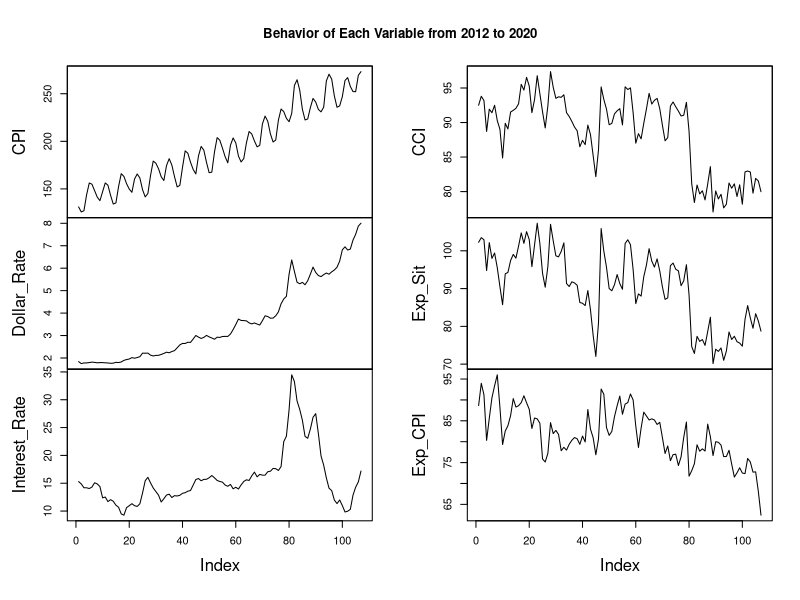
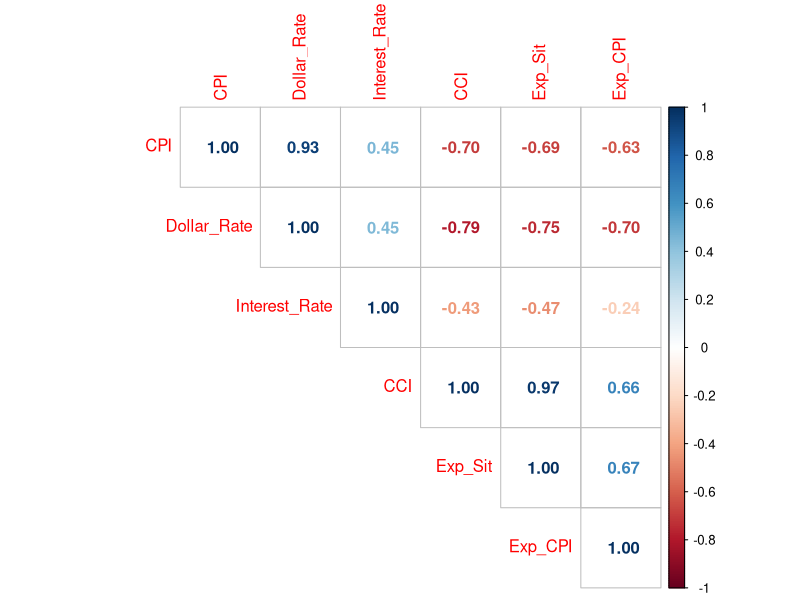
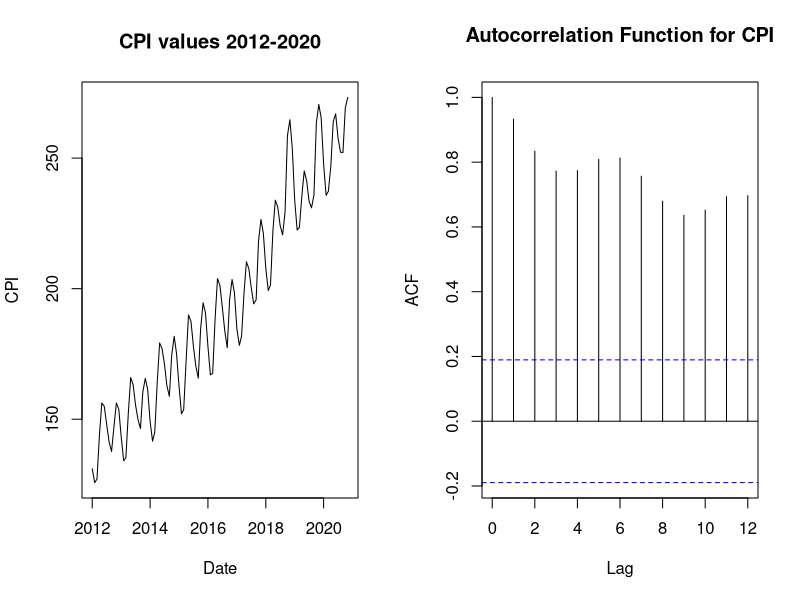
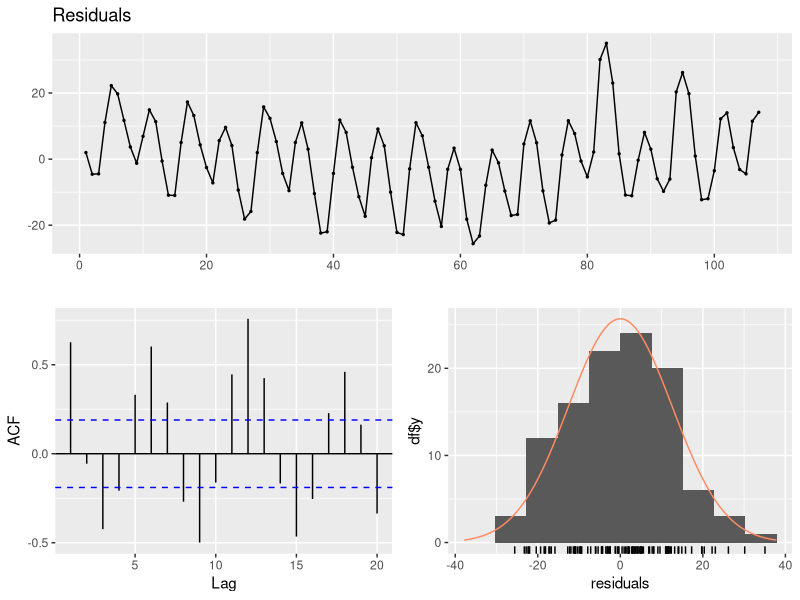
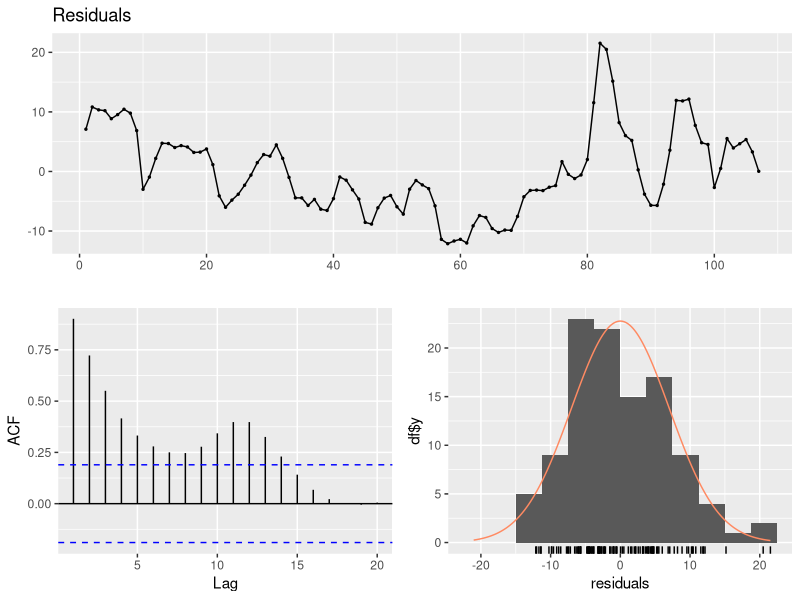
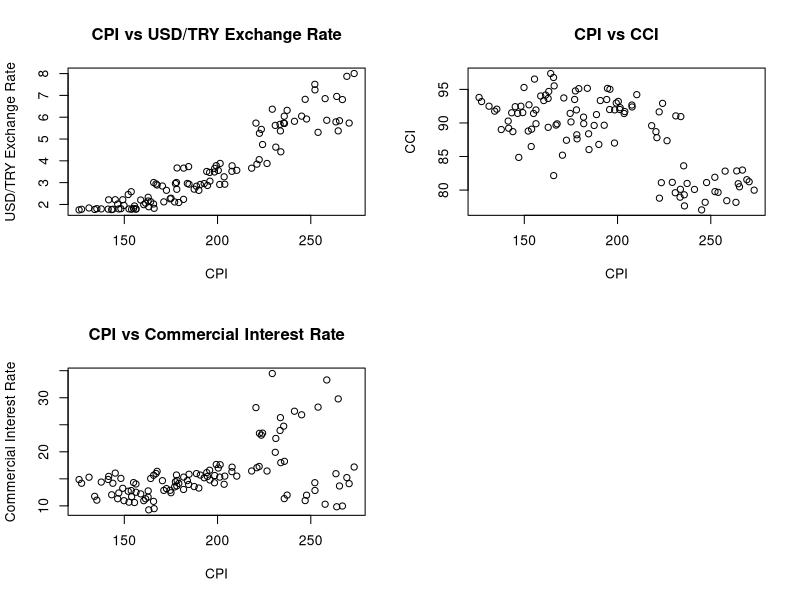
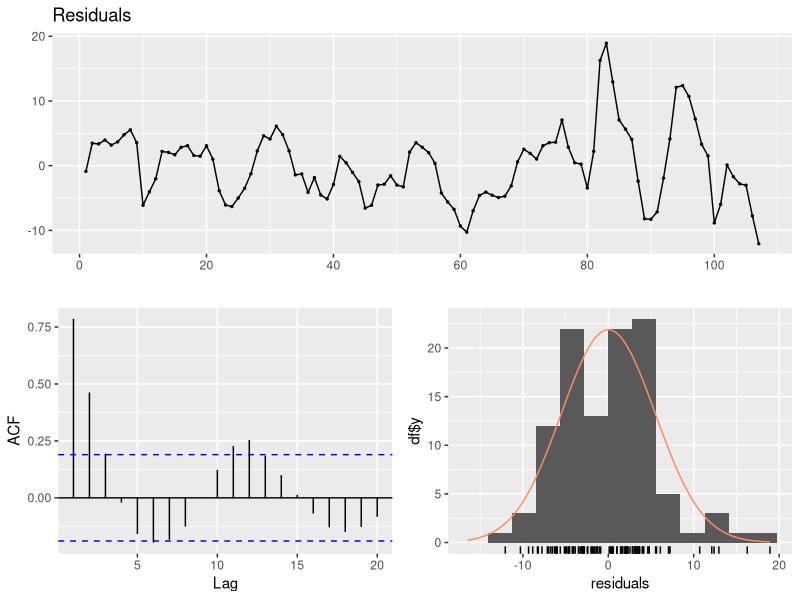
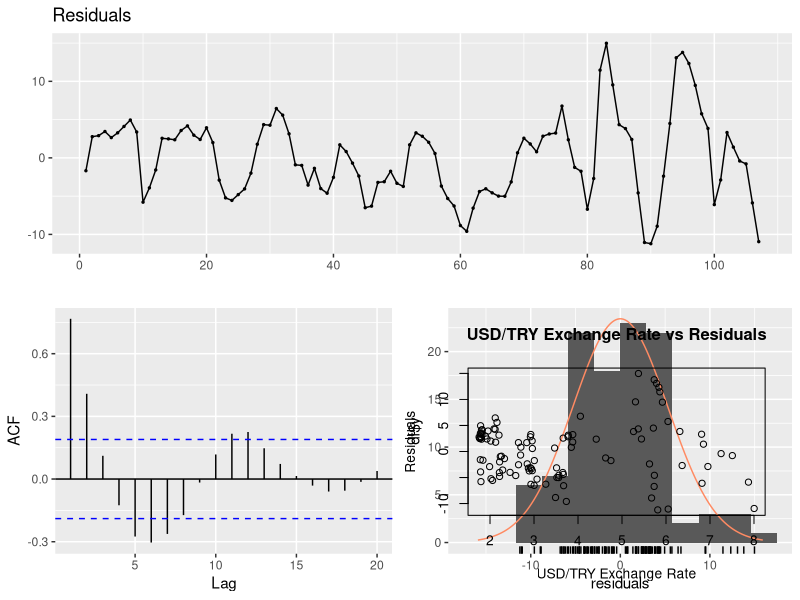

The R script that drew these images, in order:
## ---- chunk 1
library(data.table)
library(knitr)
library(zoo)
library(readxl)
library(corrplot)
library(ggplot2)
library(lubridate)
library(forecast)
library(urca)
#Read the data and create a data table
dt = data.table(read_excel("Data.xlsx", range = "A2:G108", col_names = c("Date", "Dollar_Rate", "Interest_Rate", "CPI", "CCI", "Exp_Sit", "Exp_CPI")))

#Manipulate the order of the columns so that CPI appears first
dt = setcolorder(dt, c("Date", "CPI", "Dollar_Rate", "Interest_Rate", "CCI", "Exp_Sit", "Exp_CPI"))

#Manipulate Date column so that the type of it becomes date instead of character
dt$Date = parse_date_time(dt$Date, "Ym")
dt[,Date:=as.Date(Date,format='%Y-%m-%d')]

head(dt)
## ---- chunk 2
#A new data table without the date column
dt_1 = dt[, -1]
plot(zoo(dt_1), main = "Behavior of Each Variable from 2012 to 2020")
## ---- chunk 3
#To simulate the trend we add a trend variable equal to the index of each observation.
dt[, trend:=1:.N]

#Adding a column denoting months of each observation.
dt[, month:=trend %% 12]
dt[month == 0, month := 12]

head(dt)
## ---- chunk 4

corrplot(cor(dt_1), method = "number", type = "upper")

## ---- chunk 5
par(mfrow=c(1,2))

plot(x=dt$Date, y=dt$CPI, xlab="Date", ylab="CPI", type ='l', main="CPI values 2012-2020")

acf(dt$CPI, lag.max = 12, main ="Autocorrelation Function for CPI")
## ---- chunk 6

fit1 = lm(formula = CPI~trend, data = dt)

summary(fit1)
## ---- chunk 7
checkresiduals(fit1, lag = 12)
## ---- chunk 8
fit2 = lm(formula = CPI~trend+as.factor(month), data = dt)

summary(fit2)
## ---- chunk 9
checkresiduals(fit2)
## ---- chunk 10
par(mfrow = c(2,2))

plot(x=dt$CPI, y=dt$Dollar_Rate, xlab="CPI", ylab="USD/TRY Exchange Rate",
     main = "CPI vs USD/TRY Exchange Rate")

plot(x=dt$CPI, y=dt$CCI, xlab="CPI", ylab="CCI",
     main = "CPI vs CCI")

plot(x=dt$CPI, y=dt$Interest_Rate, xlab="CPI", ylab="Commercial Interest Rate",
     main = "CPI vs Commercial Interest Rate")

## ---- chunk 11
fit3 = lm(formula = CPI~trend+as.factor(month)+Dollar_Rate, data = dt)

summary(fit3)
## ---- chunk 12
checkresiduals(fit3, lag = 12)
## ---- chunk 13
fit4 = lm(formula = CPI~trend+as.factor(month)+Dollar_Rate+CCI, data = dt)

summary(fit4)
## ---- chunk 14
fit5 = lm(formula = CPI~trend+as.factor(month)+Dollar_Rate+Interest_Rate, data = dt)

summary(fit5)
## ---- chunk 15
checkresiduals(fit5)
## ---- chunk 16
plot(y=residuals(fit5), x=dt$Dollar_Rate, ylab="Residuals", xlab="USD/TRY Exchange Rate", main = "USD/TRY Exchange Rate vs Residuals")

## ---- chunk 17
plot(y=residuals(fit5), x=dt$Interest_Rate, ylab="Residuals", xlab="Commercial Interest Rate", main = "Commercial Interest Rate vs Residuals")

## ---- chunk 18
par(mfrow=c(1,2))
plot(y=residuals(fit5), x=dt$CCI, ylab="Residuals", xlab="CCI", main = "CCI vs Residuals")

plot(y=dt$CPI, x=dt$CCI, ylab="CPI", xlab="CCI", main = "CCI vs CPI")

## ---- chunk 19

dt[, absCCI:=abs(CCI-87)]

dt[, part1:=0]
dt[CCI <= 87, part1 := absCCI]

dt[, part2:=0]
dt[CCI > 87, part2 := absCCI]

fit6 = lm(formula = CPI~trend+as.factor(month)+Dollar_Rate+Interest_Rate+part1+part2, data = dt)
summary(fit6)
## ---- chunk 20
fit7 = lm(formula = CPI~trend+as.factor(month)+Dollar_Rate+Interest_Rate+part1, data = dt)
checkresiduals(fit7)
## ---- chunk 21
par(mfrow = c(1,2))

plot(x=residuals(fit7), y=dt$CPI, xlab="Residuals", ylab="CPI", main = "CPI vs Residuals")

plot(x=residuals(fit7)[-1], y=diff(dt$CPI), xlab="Residuals", ylab="Change in CPI", main = "Change in CPI vs Residuals")

## ---- chunk 22
#Create a column containing CPI values of previous column
dt[, prev := shift(CPI, n = 1, type = "lag") ]

#Perform linear regression but exclude the 1st row because it does not contain a previous CPI value.
fit8 = lm(formula = CPI~trend+as.factor(month)+Dollar_Rate+Interest_Rate+part1+prev, data = dt[complete.cases(dt),])

summary(fit8)
checkresiduals(fit8)
## ---- chunk 23

dt[, prev2 := shift(CPI, n = 2, type = "lag") ]

final_fit = lm(formula = CPI~0+trend+as.factor(month)+Dollar_Rate+Interest_Rate+prev+prev2, data = dt[complete.cases(dt),])

summary(final_fit)
checkresiduals(final_fit)
## ---- chunk 24
#Since we used 2 lag terms, our mode couldn't predict first 2 values.
dt[,fitted:=c(NA,NA,final_fit$fitted.values)]

cols <- c("predicted" = "red", "actual" = "royalblue")

ggplot() + 
  geom_line(data = dt[complete.cases(dt),], aes(x = Date, y = fitted, color = "predicted"), size=0.75) +
  geom_line(data = dt[complete.cases(dt),], aes(x = Date, y = CPI, color = "actual"), size=0.75) +
  labs(title = "Fitted vs Actual", x = "Date", y = "CPI") +
  theme_minimal() +
  scale_color_manual(values = cols)
## ---- chunk 25
dt = rbind(dt, data.table(Date=as.Date("2020-12-01")),fill=T)
dt[108, Dollar_Rate := 7.7211]
dt[108, trend := 108]
dt[108, month := 12]
dt[108, Interest_Rate := 18.9700]
dt[108, prev := 273.24]
dt[108, prev2 := 269.32]

predict(final_fit, dt[108])
